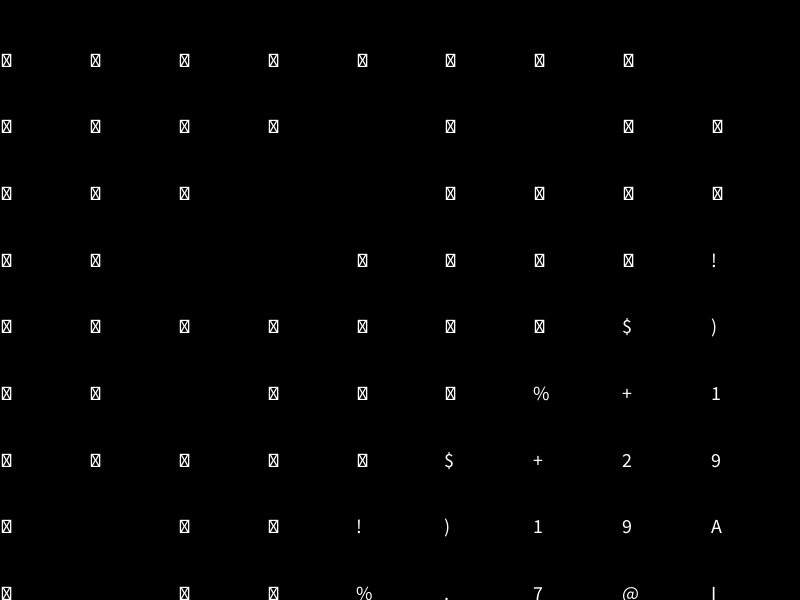
Frame 1 (no input)
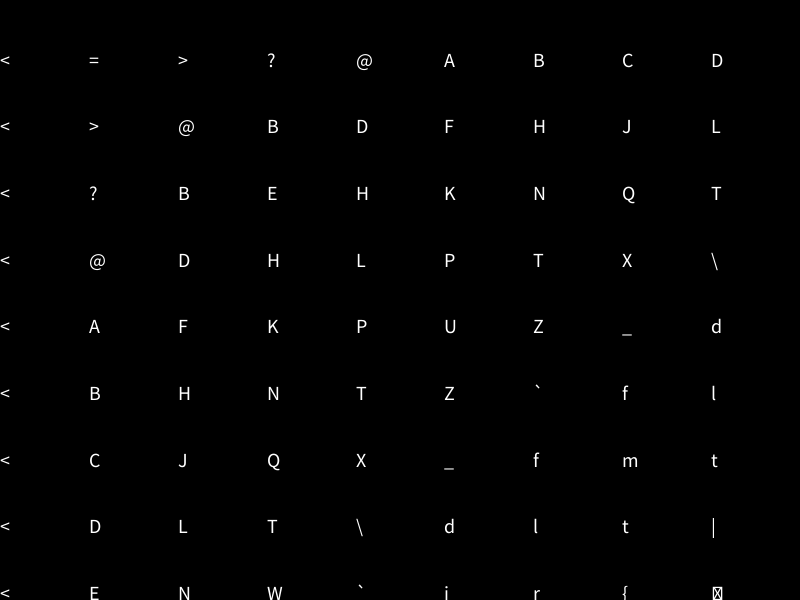
Frame 60 (the mouse pressed at the canvas centre just before this capture)
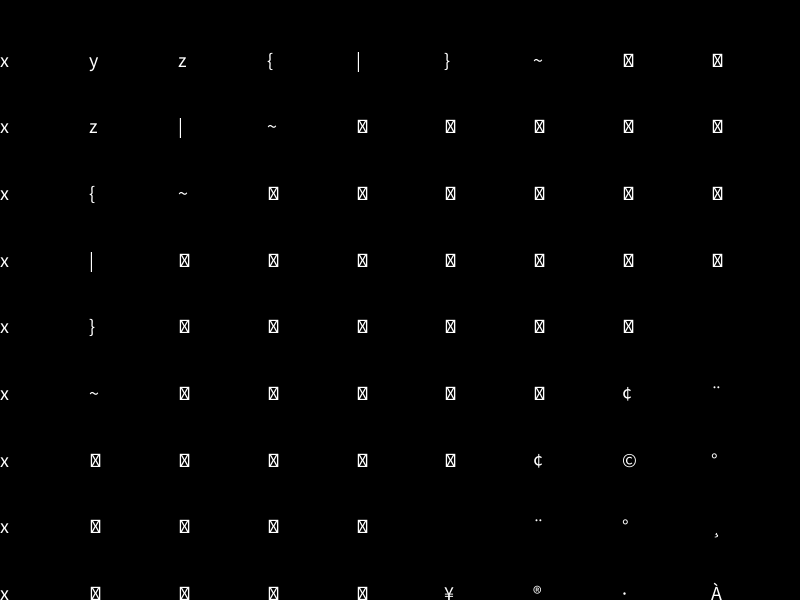
Frame 120 (the mouse held since frame 60 and released just before this capture)

The Processing sketch that drew these frames (run headless with seeded random() and noise(); from frame 60 on, the mouse is pressed at the canvas centre):

// Processing sketch: sketch_160114g
// ── sketch_160114g.pde
void setup() {
  size(800, 600);
}
void draw() {
  background(0);
  fill(255);  //set text colour to white

  textSize(20);
  for (int y= 0; y<10; y++) { //0-9
    for (int x= 0; x<10; x++) { //0-9
      text(
        char(x*y+frameCount), 
        map(x, 0, 9, 0, width), 
        map(y, 0, 9, 0, height)
        );
    }
  }
}
